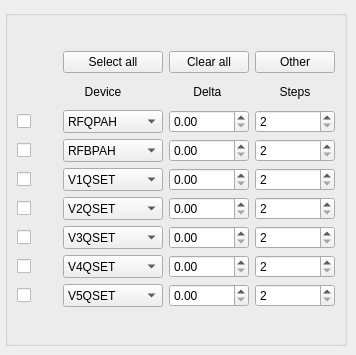
    <widget class="QWidget" name="page_main">
     <property name="sizePolicy">
      <sizepolicy hsizetype="Expanding" vsizetype="Expanding">
       <horstretch>0</horstretch>
       <verstretch>0</verstretch>
      </sizepolicy>
     </property>
     <widget class="QGroupBox" name="phase_groupBox">
      <property name="geometry">
       <rect>
        <x>5</x>
        <y>10</y>
        <width>342</width>
        <height>336</height>
       </rect>
      </property>
      <property name="title">
       <string/>
      </property>
      <property name="flat">
       <bool>true</bool>
      </property>
      <layout class="QGridLayout" name="gridLayout_6">
       <item row="0" column="0">
        <layout class="QGridLayout" name="main_gridLayout">
         <item row="8" column="3">
          <widget class="QSpinBox" name="steps_spinBox_7">
           <property name="minimum">
            <number>2</number>
           </property>
           <property name="maximum">
            <number>100</number>
           </property>
          </widget>
         </item>
         <item row="6" column="3">
          <widget class="QSpinBox" name="steps_spinBox_5">
           <property name="minimum">
            <number>2</number>
           </property>
           <property name="maximum">
            <number>100</number>
           </property>
          </widget>
         </item>
         <item row="5" column="3">
          <widget class="QSpinBox" name="steps_spinBox_4">
           <property name="minimum">
            <number>2</number>
           </property>
           <property name="maximum">
            <number>100</number>
           </property>
          </widget>
         </item>
         <item row="4" column="3">
          <widget class="QSpinBox" name="steps_spinBox_3">
           <property name="minimum">
            <number>2</number>
           </property>
           <property name="maximum">
            <number>100</number>
           </property>
          </widget>
         </item>
         <item row="3" column="3">
          <widget class="QSpinBox" name="steps_spinBox_2">
           <property name="minimum">
            <number>2</number>
           </property>
           <property name="maximum">
            <number>100</number>
           </property>
          </widget>
         </item>
         <item row="7" column="3">
          <widget class="QSpinBox" name="steps_spinBox_6">
           <property name="minimum">
            <number>2</number>
           </property>
           <property name="maximum">
            <number>100</number>
           </property>
          </widget>
         </item>
         <item row="0" column="3">
          <widget class="QPushButton" name="devP_pushButton">
           <property name="text">
            <string>Other</string>
           </property>
           <property name="checkable">
            <bool>false</bool>
           </property>
          </widget>
         </item>
         <item row="7" column="2">
          <widget class="QDoubleSpinBox" name="doubleSpinBox_6">
           <property name="singleStep">
            <double>0.500000000000000</double>
           </property>
          </widget>
         </item>
         <item row="0" column="2">
          <widget class="QPushButton" name="clearall_pushButton_1">
           <property name="text">
            <string>Clear all</string>
           </property>
          </widget>
         </item>
         <item row="8" column="2">
          <widget class="QDoubleSpinBox" name="doubleSpinBox_7">
           <property name="singleStep">
            <double>0.500000000000000</double>
           </property>
          </widget>
         </item>
         <item row="1" column="1">
          <widget class="QLabel" name="label_1">
           <property name="sizePolicy">
            <sizepolicy hsizetype="Fixed" vsizetype="Preferred">
             <horstretch>0</horstretch>
             <verstretch>0</verstretch>
            </sizepolicy>
           </property>
           <property name="minimumSize">
            <size>
             <width>80</width>
             <height>25</height>
            </size>
           </property>
           <property name="autoFillBackground">
            <bool>false</bool>
           </property>
           <property name="text">
            <string>Device</string>
           </property>
           <property name="alignment">
            <set>Qt::AlignCenter</set>
           </property>
          </widget>
         </item>
         <item row="3" column="2">
          <widget class="QDoubleSpinBox" name="doubleSpinBox_2">
           <property name="singleStep">
            <double>0.500000000000000</double>
           </property>
          </widget>
         </item>
         <item row="1" column="2">
          <widget class="QLabel" name="label_2">
           <property name="sizePolicy">
            <sizepolicy hsizetype="Minimum" vsizetype="Minimum">
             <horstretch>0</horstretch>
             <verstretch>0</verstretch>
            </sizepolicy>
           </property>
           <property name="minimumSize">
            <size>
             <width>80</width>
             <height>25</height>
            </size>
           </property>
           <property name="autoFillBackground">
            <bool>false</bool>
           </property>
           <property name="text">
            <string>Delta </string>
           </property>
           <property name="alignment">
            <set>Qt::AlignCenter</set>
           </property>
          </widget>
         </item>
         <item row="2" column="2">
          <widget class="QDoubleSpinBox" name="doubleSpinBox_1">
           <property name="singleStep">
            <double>0.500000000000000</double>
           </property>
          </widget>
         </item>
         <item row="5" column="2">
          <widget class="QDoubleSpinBox" name="doubleSpinBox_4">
           <property name="singleStep">
            <double>0.500000000000000</double>
           </property>
          </widget>
         </item>
         <item row="4" column="2">
          <widget class="QDoubleSpinBox" name="doubleSpinBox_3">
           <property name="singleStep">
            <double>0.500000000000000</double>
           </property>
          </widget>
         </item>
         <item row="1" column="3">
          <widget class="QLabel" name="label_3">
           <property name="sizePolicy">
            <sizepolicy hsizetype="Fixed" vsizetype="Fixed">
             <horstretch>0</horstretch>
             <verstretch>0</verstretch>
            </sizepolicy>
           </property>
           <property name="minimumSize">
            <size>
             <width>80</width>
             <height>25</height>
            </size>
           </property>
           <property name="autoFillBackground">
            <bool>false</bool>
           </property>
           <property name="text">
            <string>Steps</string>
           </property>
           <property name="alignment">
            <set>Qt::AlignCenter</set>
           </property>
          </widget>
         </item>
         <item row="0" column="1">
          <widget class="QPushButton" name="selectall_pushButton_1">
           <property name="text">
            <string>Select all</string>
           </property>
          </widget>
         </item>
         <item row="6" column="2">
          <widget class="QDoubleSpinBox" name="doubleSpinBox_5">
           <property name="singleStep">
            <double>0.500000000000000</double>
           </property>
          </widget>
         </item>
         <item row="2" column="3">
          <widget class="QSpinBox" name="steps_spinBox_1">
           <property name="minimum">
            <number>2</number>
           </property>
           <property name="maximum">
            <number>100</number>
           </property>
          </widget>
         </item>
         <item row="2" column="0">
          <widget class="QCheckBox" name="main_checkBox_1">
           <property name="sizePolicy">
            <sizepolicy hsizetype="Minimum" vsizetype="Minimum">
             <horstretch>0</horstretch>
             <verstretch>0</verstretch>
            </sizepolicy>
           </property>
           <property name="minimumSize">
            <size>
             <width>0</width>
             <height>0</height>
            </size>
           </property>
           <property name="maximumSize">
            <size>
             <width>80</width>
             <height>20</height>
            </size>
           </property>
           <property name="text">
            <string/>
           </property>
          </widget>
         </item>
         <item row="3" column="0">
          <widget class="QCheckBox" name="main_checkBox_2">
           <property name="sizePolicy">
            <sizepolicy hsizetype="Minimum" vsizetype="Fixed">
             <horstretch>0</horstretch>
             <verstretch>0</verstretch>
            </sizepolicy>
           </property>
           <property name="minimumSize">
            <size>
             <width>0</width>
             <height>0</height>
            </size>
           </property>
           <property name="maximumSize">
            <size>
             <width>80</width>
             <height>20</height>
            </size>
           </property>
           <property name="text">
            <string/>
           </property>
          </widget>
         </item>
         <item row="4" column="0">
          <widget class="QCheckBox" name="main_checkBox_3">
           <property name="sizePolicy">
            <sizepolicy hsizetype="Minimum" vsizetype="Minimum">
             <horstretch>0</horstretch>
             <verstretch>0</verstretch>
            </sizepolicy>
           </property>
           <property name="minimumSize">
            <size>
             <width>0</width>
             <height>0</height>
            </size>
           </property>
           <property name="maximumSize">
            <size>
             <width>80</width>
             <height>20</height>
            </size>
           </property>
           <property name="text">
            <string/>
           </property>
          </widget>
         </item>
         <item row="5" column="0">
          <widget class="QCheckBox" name="main_checkBox_4">
           <property name="sizePolicy">
            <sizepolicy hsizetype="Minimum" vsizetype="Minimum">
             <horstretch>0</horstretch>
             <verstretch>0</verstretch>
            </sizepolicy>
           </property>
           <property name="minimumSize">
            <size>
             <width>0</width>
             <height>0</height>
            </size>
           </property>
           <property name="maximumSize">
            <size>
             <width>80</width>
             <height>20</height>
            </size>
           </property>
           <property name="text">
            <string/>
           </property>
          </widget>
         </item>
         <item row="6" column="0">
          <widget class="QCheckBox" name="main_checkBox_5">
           <property name="sizePolicy">
            <sizepolicy hsizetype="Minimum" vsizetype="Minimum">
             <horstretch>0</horstretch>
             <verstretch>0</verstretch>
            </sizepolicy>
           </property>
           <property name="minimumSize">
            <size>
             <width>0</width>
             <height>0</height>
            </size>
           </property>
           <property name="maximumSize">
            <size>
             <width>80</width>
             <height>20</height>
            </size>
           </property>
           <property name="text">
            <string/>
           </property>
          </widget>
         </item>
         <item row="7" column="0">
          <widget class="QCheckBox" name="main_checkBox_6">
           <property name="sizePolicy">
            <sizepolicy hsizetype="Minimum" vsizetype="Minimum">
             <horstretch>0</horstretch>
             <verstretch>0</verstretch>
            </sizepolicy>
           </property>
           <property name="minimumSize">
            <size>
             <width>0</width>
             <height>0</height>
            </size>
           </property>
           <property name="maximumSize">
            <size>
             <width>80</width>
             <height>20</height>
            </size>
           </property>
           <property name="text">
            <string/>
           </property>
          </widget>
         </item>
         <item row="8" column="0">
          <widget class="QCheckBox" name="main_checkBox_7">
           <property name="sizePolicy">
            <sizepolicy hsizetype="Minimum" vsizetype="Minimum">
             <horstretch>0</horstretch>
             <verstretch>0</verstretch>
            </sizepolicy>
           </property>
           <property name="minimumSize">
            <size>
             <width>0</width>
             <height>0</height>
            </size>
           </property>
           <property name="maximumSize">
            <size>
             <width>80</width>
             <height>20</height>
            </size>
           </property>
           <property name="text">
            <string/>
           </property>
          </widget>
         </item>
         <item row="2" column="1">
          <widget class="QComboBox" name="dev_comboBox_1">
           <property name="sizePolicy">
            <sizepolicy hsizetype="MinimumExpanding" vsizetype="Fixed">
             <horstretch>0</horstretch>
             <verstretch>0</verstretch>
            </sizepolicy>
           </property>
           <property name="maximumSize">
            <size>
             <width>100</width>
             <height>30</height>
            </size>
           </property>
           <item>
            <property name="text">
             <string>RFQPAH</string>
            </property>
           </item>
          </widget>
         </item>
         <item row="3" column="1">
          <widget class="QComboBox" name="dev_comboBox_2">
           <property name="sizePolicy">
            <sizepolicy hsizetype="MinimumExpanding" vsizetype="Fixed">
             <horstretch>0</horstretch>
             <verstretch>0</verstretch>
            </sizepolicy>
           </property>
           <property name="maximumSize">
            <size>
             <width>100</width>
             <height>30</height>
            </size>
           </property>
           <item>
            <property name="text">
             <string>RFBPAH</string>
            </property>
           </item>
          </widget>
         </item>
         <item row="4" column="1">
          <widget class="QComboBox" name="dev_comboBox_3">
           <property name="sizePolicy">
            <sizepolicy hsizetype="MinimumExpanding" vsizetype="Fixed">
             <horstretch>0</horstretch>
             <verstretch>0</verstretch>
            </sizepolicy>
           </property>
           <property name="maximumSize">
            <size>
             <width>100</width>
             <height>30</height>
            </size>
           </property>
           <item>
            <property name="text">
             <string>V1QSET</string>
            </property>
           </item>
          </widget>
         </item>
         <item row="5" column="1">
          <widget class="QComboBox" name="dev_comboBox_4">
           <property name="maximumSize">
            <size>
             <width>100</width>
             <height>30</height>
            </size>
           </property>
           <item>
            <property name="text">
             <string>V2QSET</string>
            </property>
           </item>
          </widget>
         </item>
         <item row="6" column="1">
          <widget class="QComboBox" name="dev_comboBox_5">
           <property name="sizePolicy">
            <sizepolicy hsizetype="MinimumExpanding" vsizetype="Fixed">
             <horstretch>0</horstretch>
             <verstretch>0</verstretch>
            </sizepolicy>
           </property>
           <property name="maximumSize">
            <size>
             <width>100</width>
             <height>30</height>
            </size>
           </property>
           <item>
            <property name="text">
             <string>V3QSET</string>
            </property>
           </item>
          </widget>
         </item>
         <item row="7" column="1">
          <widget class="QComboBox" name="dev_comboBox_6">
           <property name="sizePolicy">
            <sizepolicy hsizetype="MinimumExpanding" vsizetype="Fixed">
             <horstretch>0</horstretch>
             <verstretch>0</verstretch>
            </sizepolicy>
           </property>
           <property name="maximumSize">
            <size>
             <width>100</width>
             <height>30</height>
            </size>
           </property>
           <item>
            <property name="text">
             <string>V4QSET</string>
            </property>
           </item>
          </widget>
         </item>
         <item row="8" column="1">
          <widget class="QComboBox" name="dev_comboBox_7">
           <property name="sizePolicy">
            <sizepolicy hsizetype="MinimumExpanding" vsizetype="Fixed">
             <horstretch>0</horstretch>
             <verstretch>0</verstretch>
            </sizepolicy>
           </property>
           <property name="maximumSize">
            <size>
             <width>100</width>
             <height>30</height>
            </size>
           </property>
           <item>
            <property name="text">
             <string>V5QSET</string>
            </property>
           </item>
          </widget>
         </item>
        </layout>
       </item>
      </layout>
     </widget>
    </widget>
